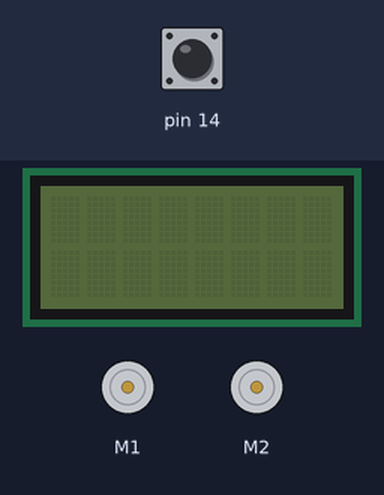
The sketch below on a simulated Arduino Leonardo, built with avr-gcc and run on an emulated ATmega32U4. Shown: 2 × DC motor (green arrow = forward, orange = backward, longer = faster), 8×2 character LCD. The inputs (shaded band) are chosen by the test bench; at power-on: pin 14 HIGH.

Above: at 1.2 s.
1.3 s: pin 14 pulled LOW for 0.15 s
At 3.5 s:
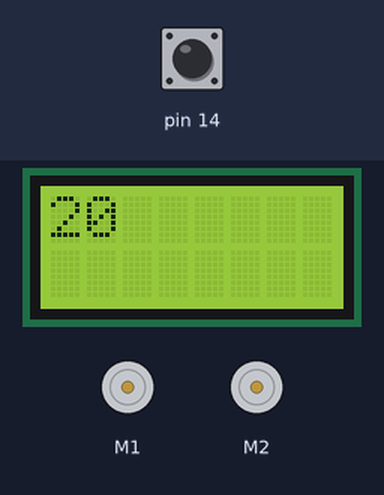
4.4 s: pin 14 pulled LOW for 1 s
At 5.6 s:
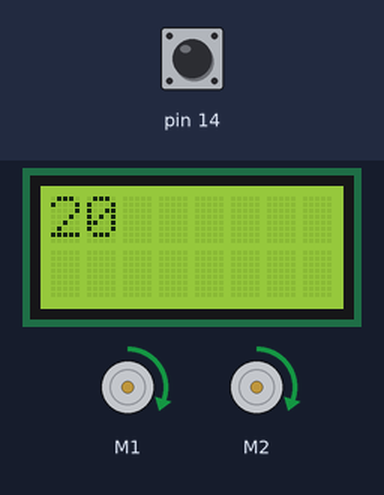
7.4 s: pin 14 pulled LOW for 0.15 s
At 9.5 s:
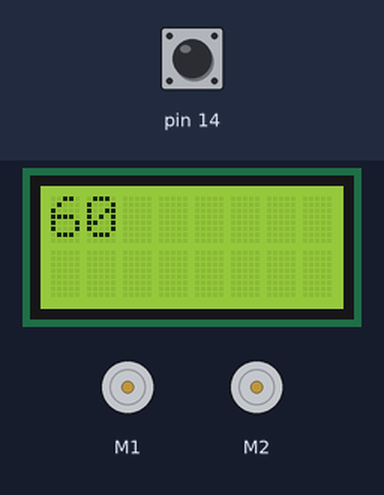
10.4 s: pin 14 pulled LOW for 1 s
At 13.0 s:
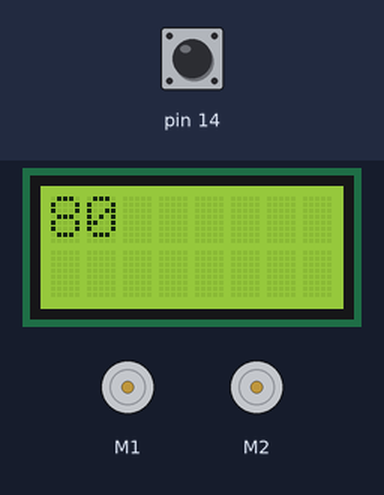
Timing chart, 0 to 14.4 s (numbered marks = the images above; inputs shaded):
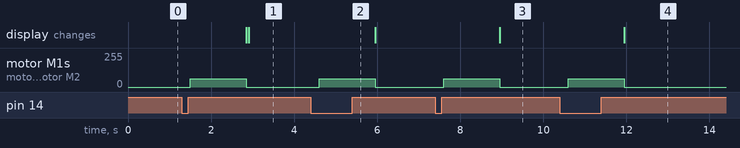

Measured:
- after the input at 1.3 s, motor M1, motor M2: stopped → forward 63/255 after 0.20 s, → stopped 1.3 s later; the display: first changes after 1.5 s (image 1 shows a later state)
- after the input at 4.4 s, motor M1, motor M2: stopped → forward 63/255 after 0.20 s, → stopped 1.3 s later
- after the input at 7.4 s, motor M1, motor M2: stopped → forward 63/255 after 0.20 s, → stopped 1.3 s later; the display: changes after 1.6 s (image 3)
- after the input at 10.4 s, motor M1, motor M2: stopped → forward 63/255 after 0.21 s, → stopped 1.3 s later; the display: changes after 1.6 s (image 4)

The sketch:

DistCMexcercise.ino
```cpp
#include <Wire.h>
#include <Zumo32U4.h>
int drivenDist = 0;
int totalDist = 0;
float desiredDist = 20;
Zumo32U4ButtonA buttonA;
Zumo32U4Encoders encoders;
Zumo32U4Motors motors;
Zumo32U4LCD lcd;
void setup() {
  Serial.begin(9600);
}

void loop() {
  buttonA.waitForPress();
  delay(200);
  while(drivenDist<desiredDist){
    float countsL = encoders.getCountsLeft();
    double movementIncm = (countsL / 900) * (PI * 4) - 1.5;
    motors.setSpeeds(100,100);
    drivenDist = movementIncm;
    delay(20);
  }
  motors.setSpeeds(0,0);
  lcd.clear();
  totalDist = drivenDist + totalDist;
  lcd.print((String)totalDist);
  drivenDist = 0;
  encoders.getCountsAndResetLeft();
}
```
